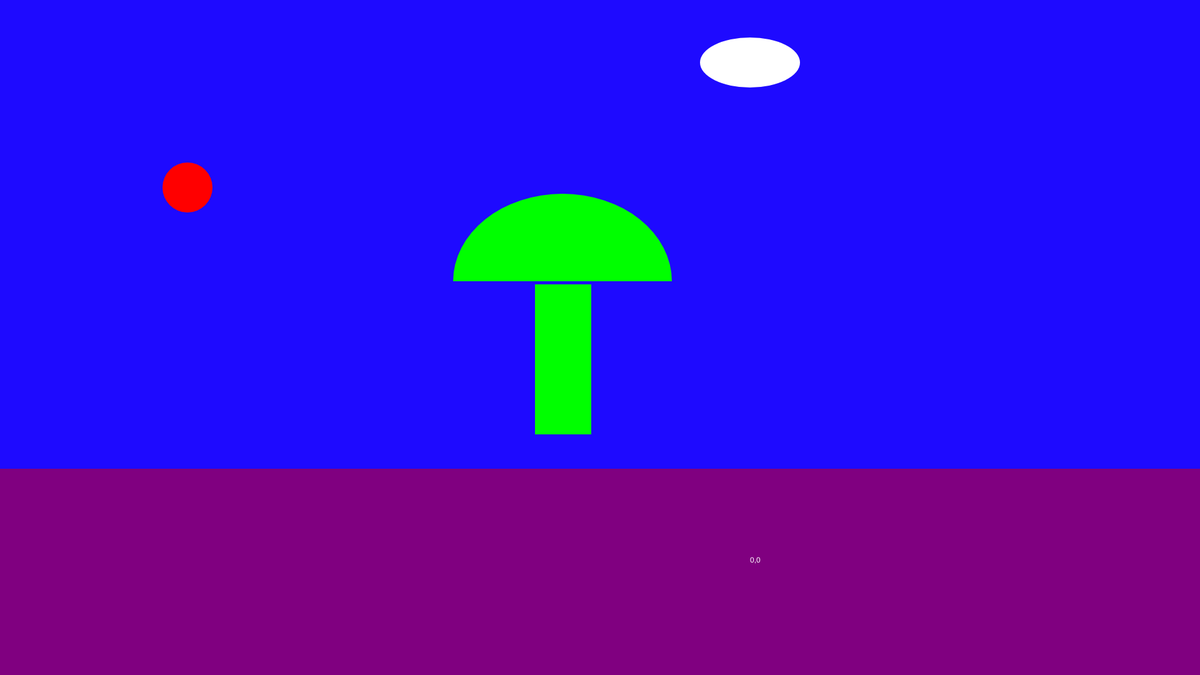
Frame 1 (no input)
Frame 60 (no input): identical to frame 1, image omitted
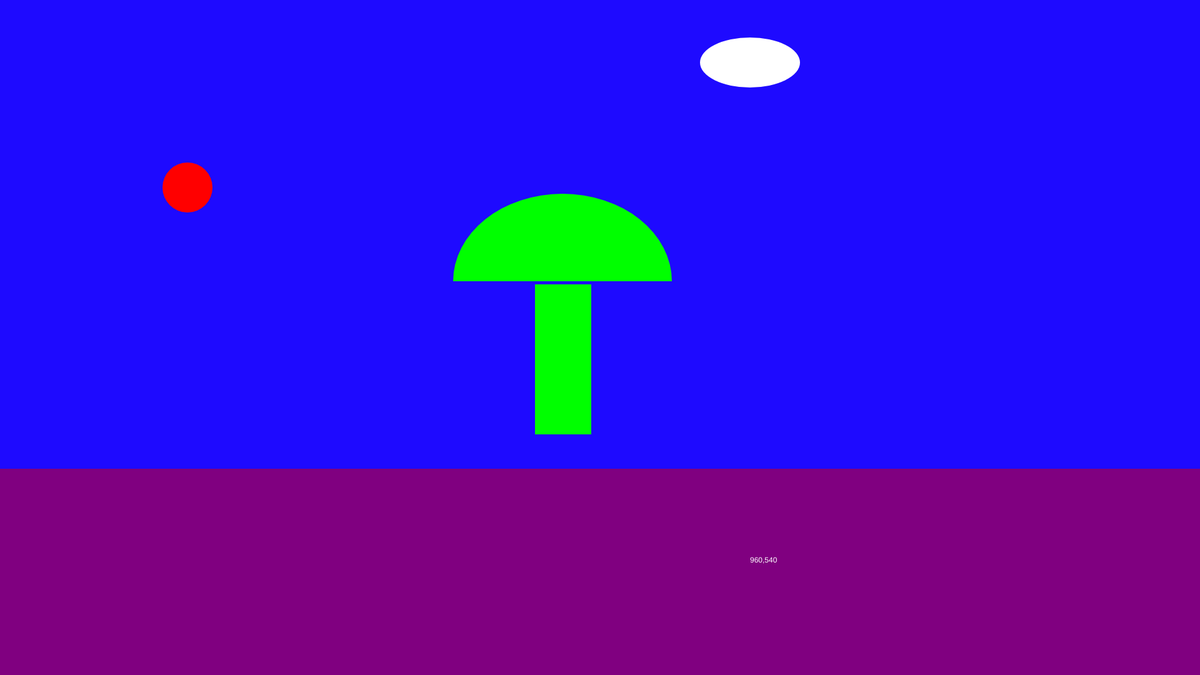
Frame 120 (the mouse pressed at the canvas centre since frame 60)

The p5.js sketch that drew these frames (run headless with seeded random() and noise() and a simulated clock; from frame 60 on, the mouse is pressed at the canvas centre):

// p5.js sketch
// ── sketch.js
function setup() {
  // Sets the screen to be 720 pixels wide and 400 pixels high
  createCanvas(1920, 1080);
  noStroke();
  //colormode() js5

  // fill("ffff00")
  // arc(1200, 100, 160, 80, 0, TAU);
  //
  // fill(204);
  // triangle(18, 18, 18, 360, 81, 360);
  //
  // fill(89, 54, 76);
  // rect(0, 0, 100, 200);
  //
  // fill(204);
  // quad(189, 18, 216, 18, 216, 360, 144, 360);
  //
  // fill(255);
  // ellipse(252, 144, 72, 72);
  //
  // fill(204);
  // triangle(288, 18, 351, 360, 288, 360);
  //
  // fill(255);
  // arc(479, 300, 280, 280, PI, TWO_PI)
  //
  // fill(00,255,00);
  // arc(900, 450, 350, 280, PI, TWO_PI);
}

function draw() {
  background(30,10,255);
  fill("ffff00");
  arc(1200, 100, 160, 80, 0, TAU);

  fill(00,255,00);
  arc(900, 450, 350, 280, PI, TWO_PI);

  rect(856,455,90,240);
fill("red")
circle(300, 300, 80);

fill("purple");
  rect(0,750,1920,1920);

  fill(255);
  text(mouseX+','+mouseY,1200,900);
}
function mouseReleased() {
  console.log(mouseX+','+mouseY);
}
